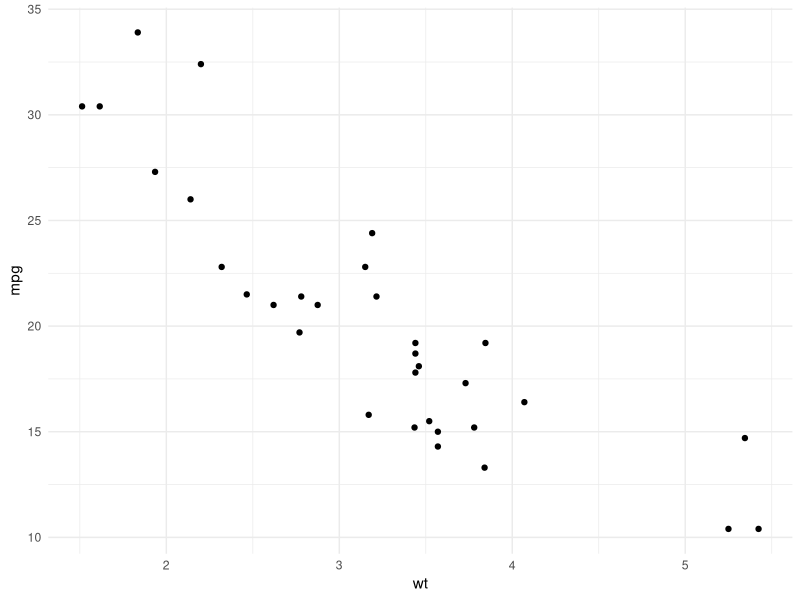
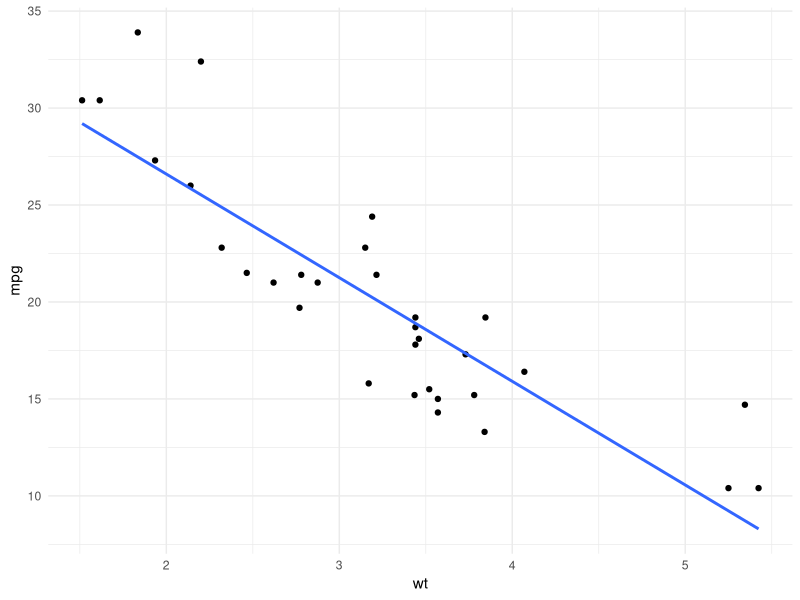
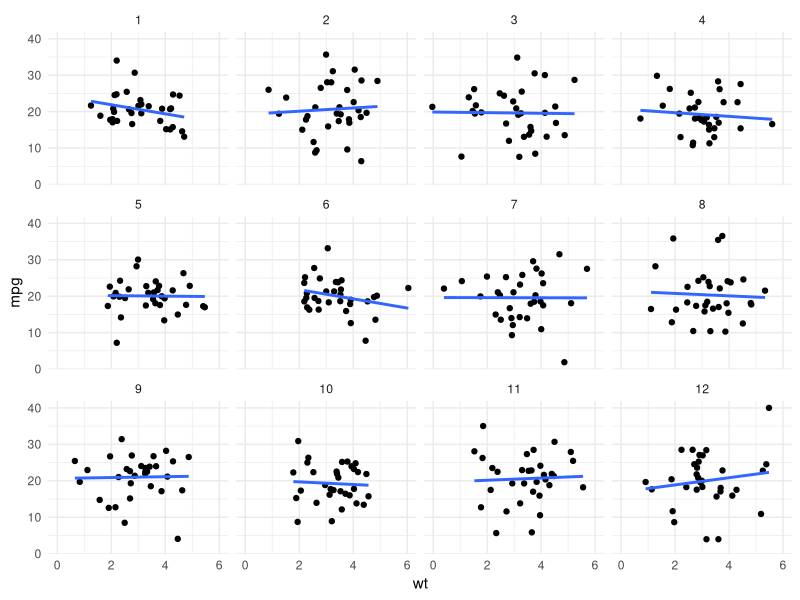
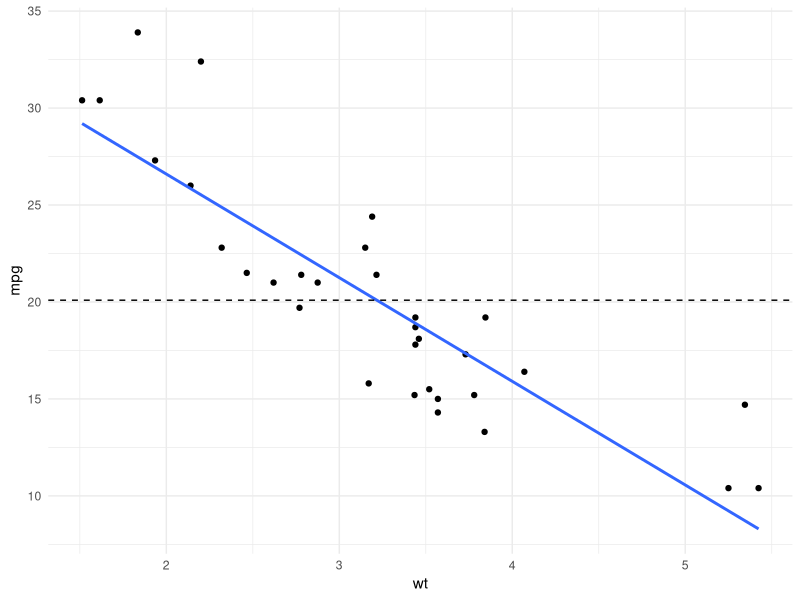
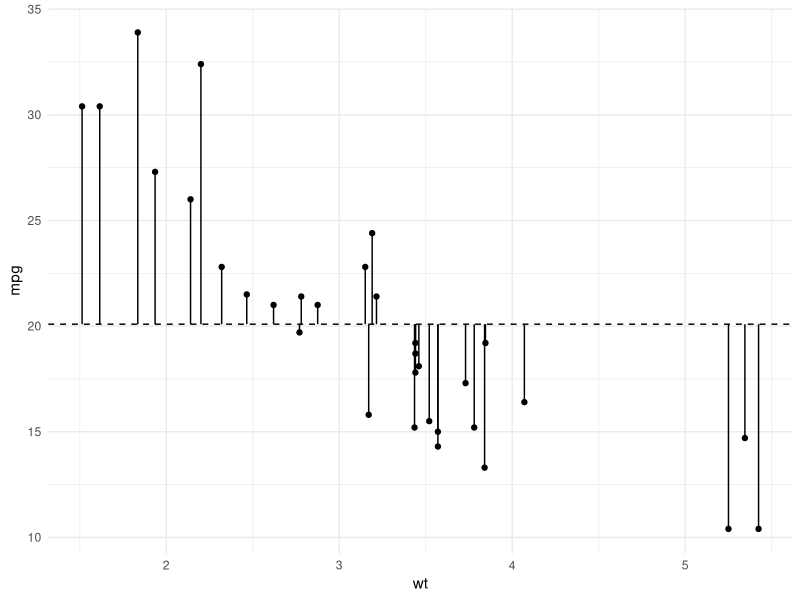
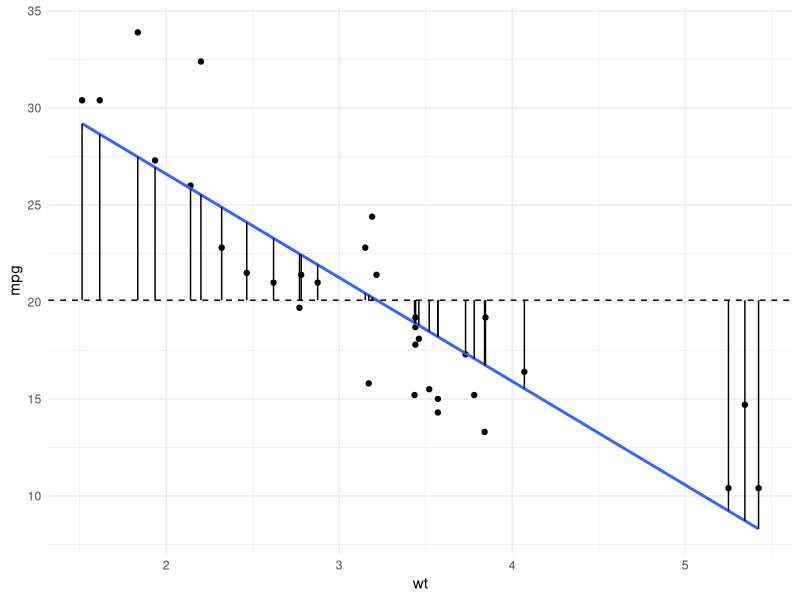
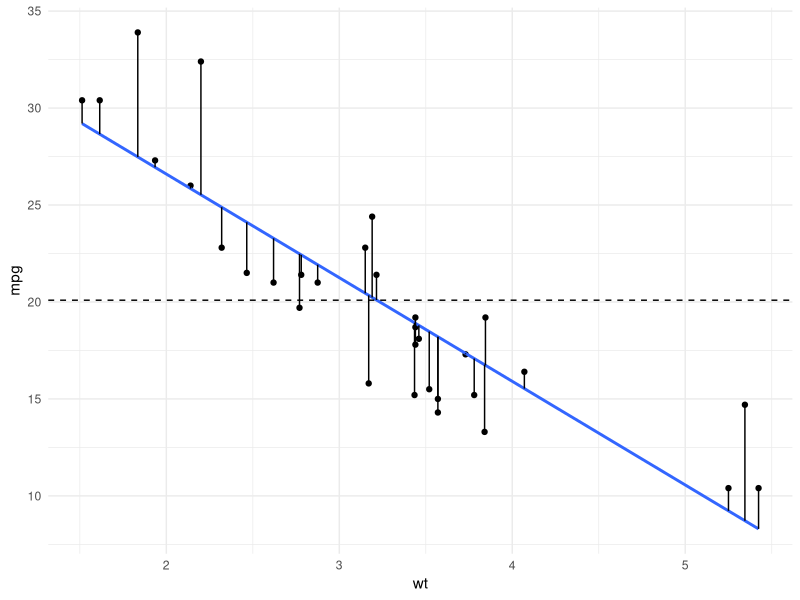

These figures' R source, in order:
#SIGN UP FOR YOUR PRESENTATIONS-------------------------------------
#https://docs.google.com/spreadsheets/d/18OnC0pZ9lnQRWaGBDE-HDHTP53ObcluLRqelCub09mQ/edit?usp=sharing
#libraries----------------------------------------------------------
library(ggplot2)
#admin--------------------------------------------------------------
set.seed(100)
mtcarsNULL <- data.frame(mpg = c(replicate(12,rnorm(dim(mtcars)[1],mean(mtcars$mpg),sd(mtcars$mpg)))),
                         wt = c(replicate(12,rnorm(dim(mtcars)[1],mean(mtcars$wt),sd(mtcars$wt)))),
                         sim = factor(sort(rep(1:12,dim(mtcars)[1]))))
m <- lm(mpg~wt,data = mtcars)
k <- predict(m)
mtcars$pred <- k
set.seed(123)
GPAs <- round(runif(100,0,4),2)
sex <- rep(c("M","F"), 50)
grade <- factor(sort(rep(c(9:12),25)))

G <- data.frame(GPA = GPAs, sex = sex, grade = grade)
G[G$grade == "12", "GPA"] <- G[G$grade == "12", "GPA"] + 1
G[G$GPA > 4, "GPA"] <- 4
G[G$grade == "9", "GPA"] <- G[G$grade == "9", "GPA"] - 0.7
G[G$GPA <0, "GPA"] <- 0


#regression---------------------------------------------------------
# two continuous variables
mpgWT <- ggplot(mtcars, aes(x = wt, y = mpg)) + geom_point() + theme_minimal()
mpgWT
mpgWT + geom_smooth(method = "lm", se = F)


# data from random simulation, NO RELATIONSHIP
mpgWTNOTHIN <- ggplot(mtcarsNULL, aes(x = wt, y = mpg)) + geom_point() + theme_minimal()
mpgWTNOTHIN + geom_smooth(method = "lm", se = F) + facet_wrap(~sim)

# so how do we tell if ours is just random or not?
# ask: is our line of best fit BETTER than just the mean?

mpgWT + geom_smooth(method = "lm", se = F) +
  geom_hline(yintercept = mean(mtcars$mpg), lty = 2)

#---total---------------------------------------------
mpgWT +
  geom_hline(yintercept = mean(mtcars$mpg), lty = 2) +
  geom_segment(x = mtcars$wt,
               y = rep(mean(mtcars$mpg),32),
               xend = mtcars$wt,
               yend = mtcars$mpg)
#---regression-----------------------------------------
mpgWT + geom_smooth(method = "lm", se = F) +
  geom_hline(yintercept = mean(mtcars$mpg), lty = 2) +
  geom_segment(x = mtcars$wt,
               y = rep(mean(mtcars$mpg),32),
               xend = mtcars$wt,
               yend = mtcars$pred)
#---error----------------------------------------------
mpgWT + geom_smooth(method = "lm", se = F) +
  geom_hline(yintercept = mean(mtcars$mpg), lty = 2) +
  geom_segment(x = mtcars$wt,
               y = mtcars$mpg,
               xend = mtcars$wt,
               yend = mtcars$pred)

#F or t (F = t^2) compares regression to error!

mod <- lm(mpg~wt, data = mtcars)
summary(mod)
anova(mod) #see? SQUARED!


#multiple factors---------------------------------------
mod2 <- lm(mpg~wt + disp, data = mtcars )
summary(mod2)

#same with ANOVA
head(G)
mod3 <- aov(GPA ~ sex + grade, data = G)
summary(mod3)
